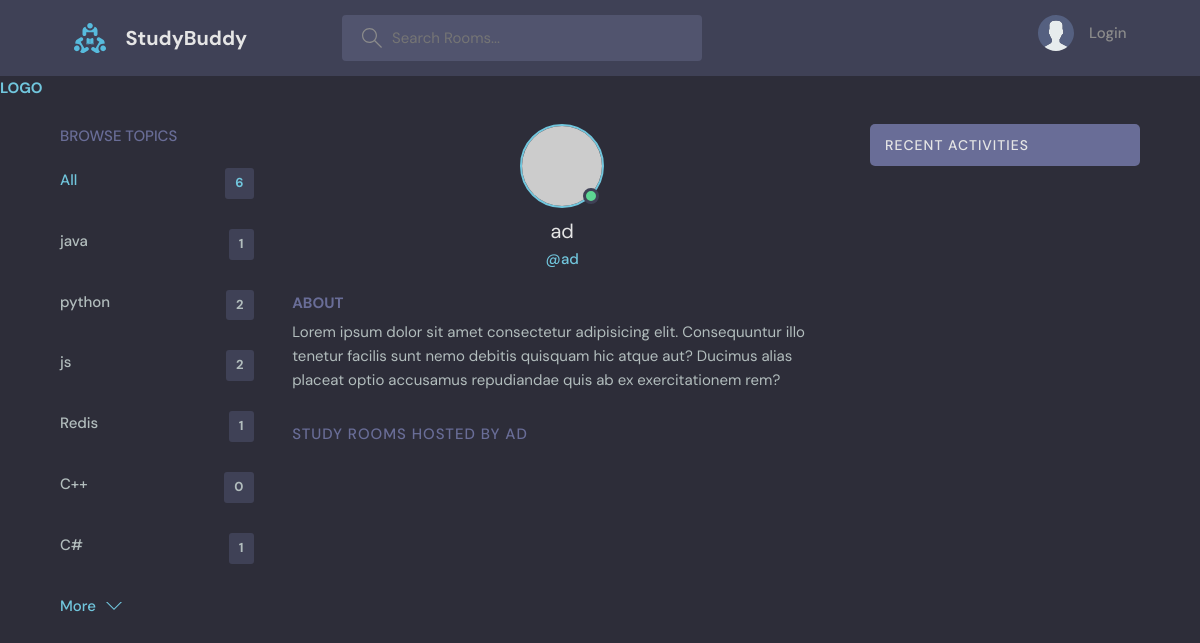
The page /profile/3 on the database its author committed.
### base/models.py (models this page shows, shortened)
class Topic(models.Model):
    name = models.CharField(max_length=200)

### base/views.py (the view)
# urls.py: path('profile/<str:pk>', views.userProfile, name="user-profile"),
def userProfile(request, pk):
    user = User.objects.get(id=pk)
    print('user---------',user)
    rooms = user.room_set.all()
    room_messages = user.message_set.all()
    print('room_messages---------',room_messages)
    topics = Topic.objects.all()
    context = {
        'user': user,
        'rooms': rooms,
        'room_messages' : room_messages,
        'topics' : topics
    }
    return render(request, 'base/profile.html', context)

### base/templates/base/profile.html (shortened to what this page needs)
{% extends "main.html" %}
{% block content %}
<main class="profile-page layout layout--3">
  <div class="container">
    {% include "base/topics_component.html" %}
    <div class="roomList">
      <div class="profile">
        <div class="profile__avatar">
          <div class="avatar avatar--large active">
            <img src="https://randomuser.me/api/portraits/men/11.jpg" />
          </div>
        </div>
        <div class="profile__info">
          <h3>{{ user.username }}</h3>
          <p>@{{ user.username }}</p>
        </div>
        <div class="profile__about">
          <h3>About</h3>
          <p>
            Lorem ipsum dolor sit amet consectetur adipisicing elit. Consequuntur illo tenetur
            facilis sunt nemo debitis quisquam hic atque aut? Ducimus alias placeat optio
            accusamus repudiandae quis ab ex exercitationem rem?
          </p>
        </div>
      </div>
      <div class="roomList__header">
        <div>
          <h2>Study Rooms Hosted by {{user}}</a>
          </h2>
        </div>
      </div>
    </div>
    {% include "base/activity_component.html" %}
  </div>
</main>
{% endblock content %}

### base/templates/base/topics_component.html
<div class="topics">
  <div class="topics__header">
    <h2>Browse Topics</h2>
  </div>
  <ul class="topics__list">
    <li>
      <a href="{% url 'home' %}" class="active">All <span>{{topics.count}}</span></a>
    </li>
    {% for topic in topics %}
    <li>
      <a href="{% url 'home' %}?q={{topic.name}}"
        >{{ topic.name }} <span> {{topic.room_set.all.count}} </span></a
      >
    </li>
    {% endfor %}
  </ul>
  <a class="btn btn--link" href="topics.html">
    More
    <svg
      version="1.1"
      xmlns="http://www.w3.org/2000/svg"
      width="32"
      height="32"
      viewBox="0 0 32 32"
    >
      <title>chevron-down</title>
      <path d="M16 21l-13-13h-3l16 16 16-16h-3l-13 13z"></path>
    </svg>
  </a>
</div>

### static/styles/style.css (style rules this page uses)
:root { --color-main: #71c6dd; --color-main-light: #e1f6fb; --color-dark: #3f4156; --color-dark-medium: #51546e; --color-dark-light: #696d97; --color-light: #e5e5e5; --color-gray: #8b8b8b; --color-light-gray: #b2bdbd; --color-bg: #2d2d39; --color-success: #5dd693; --color-error: #fc4b0b; }
* { font-family: "DM Sans", -apple-system, BlinkMacSystemFont, "Segoe UI", Roboto, Oxygen, Ubuntu, Cantarell, "Open Sans", "Helvetica Neue", sans-serif; margin: 0; padding: 0; box-sizing: border-box; text-rendering: optimizeLegibility; font-size: inherit; }
html { font-size: 56.25%; }
@media only screen and (min-width: 1200px) { html { font-size: 62.5%; } }
body { line-height: 1.6; font-weight: 400; font-size: 1.5rem; color: var(--color-light-gray); background-color: var(--color-bg); min-height: 100vh; }
img { width: 100%; }
a { display: inline-block; color: var(--color-main); text-decoration: none; }
.container { max-width: 120rem; width: 90%; margin: auto; }
.btn { background-color: transparent; border: none; display: inline-flex; align-items: center; gap: 1rem; cursor: pointer; transition: all ease-in-out 0.3s; padding: 1rem 2rem; border-radius: 5px; box-shadow: 1px 1px 3px 1px rgba(0, 0, 0, 0.15); font-weight: 500; }
.btn--link { border-radius: 0; padding: 0; color: var(--color-main); box-shadow: none; }
.btn > svg { fill: currentColor; width: 1.6rem; height: 1.6rem; }
.avatar { position: relative; display: inline-block; border-radius: 50%; border: 2px solid var(--color-main); }
.avatar img { display: block; border-radius: 50%; object-fit: cover; object-position: center; }
.avatar::after { content: ""; display: block; position: absolute; background-color: var(--color-gray); z-index: 111; border-radius: 50%; border: 0.3rem solid var(--color-dark); }
.avatar.active::after { background-color: var(--color-success); }
.avatar.avatar--large img { display: block; width: 8rem; height: 8rem; border-radius: 50%; }
.avatar.avatar--large:after { width: 1rem; height: 1rem; bottom: 2px; right: 3.5px; }
.layout { margin-top: 2.4rem; }
.layout > .container { display: flex; justify-content: space-between; align-items: flex-start; }
.layout--3 > .container > div:first-child { flex-basis: 18%; max-width: 22.5rem; }
.layout--3 > .container > div:nth-child(2) { flex-basis: 50%; }
.topics__header { margin-bottom: 2rem; }
.topics__header h2 { text-transform: uppercase; font-weight: 500; color: var(--color-dark-light); }
.topics__list { list-style: none; }
.topics__list li a { display: flex; justify-content: space-between; margin-bottom: 3rem; font-weight: 500; color: var(--color-light-gray); transition: all 0.3s ease-in-out; }
.topics__list li a.active, .topics__list li a:hover { color: var(--color-main); }
.topics__list li a span { padding: 0.5rem 1rem; background-color: var(--color-dark); border-radius: 3px; font-size: 1.3rem; font-weight: 700; letter-spacing: 1px; }
.roomList__header { display: flex; justify-content: space-between; align-items: center; margin-bottom: 2.4rem; }
.roomList__header h2 { text-transform: uppercase; font-weight: 500; color: var(--color-light); letter-spacing: 1px; }
.profile { margin-bottom: 3rem; }
.profile__avatar { text-align: center; }
.profile__info { text-align: center; }
.profile__info h3 { font-size: 2rem; color: var(--color-light); font-weight: 400; }
.profile__info p { color: var(--color-main); font-weight: 500; margin-bottom: 1rem; }
.profile__about { margin-top: 2rem; }
.profile__about h3 { text-transform: uppercase; color: var(--color-dark-light); margin-bottom: 0.5rem; }
.profile-page .roomList__header { margin-bottom: 1.5rem; }
.profile-page .roomList__header h2 { color: var(--color-dark-light); }

### rows shown on the page
Topic: name "java", room_set.all.count "1"
Topic: name "python", room_set.all.count "2"
Topic: name "js", room_set.all.count "2"
Topic: name "Redis", room_set.all.count "1"
Topic: name "C++", room_set.all.count "0"
Topic: name "C#", room_set.all.count "1"

### other values the page prints
{{ topics.count }} "6"
{{ user.username }} "ad"
{{ user }} "AD"
